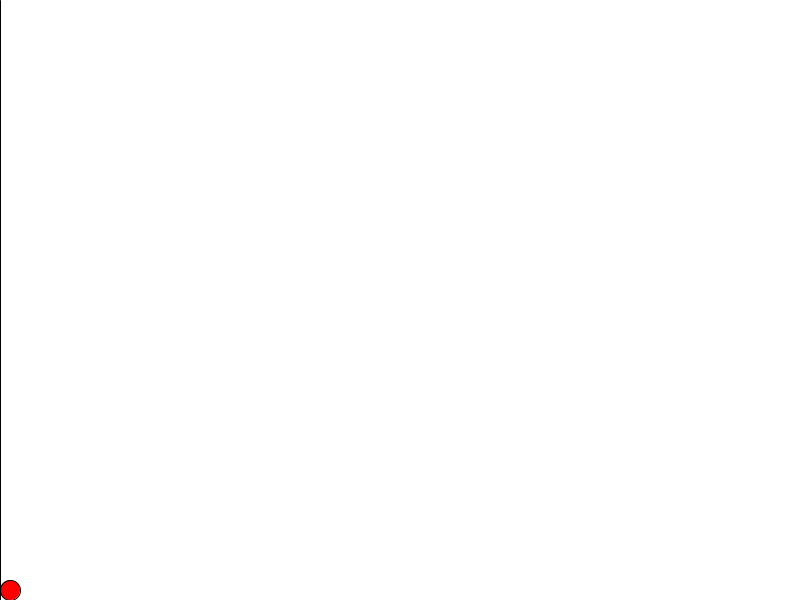
Frame 1 (no input)
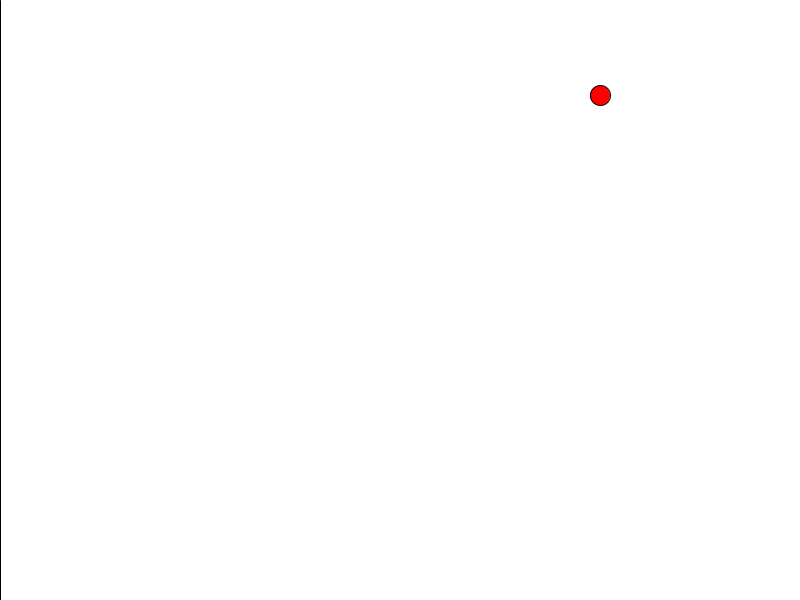
Frame 60 (the mouse pressed at the canvas centre just before this capture)
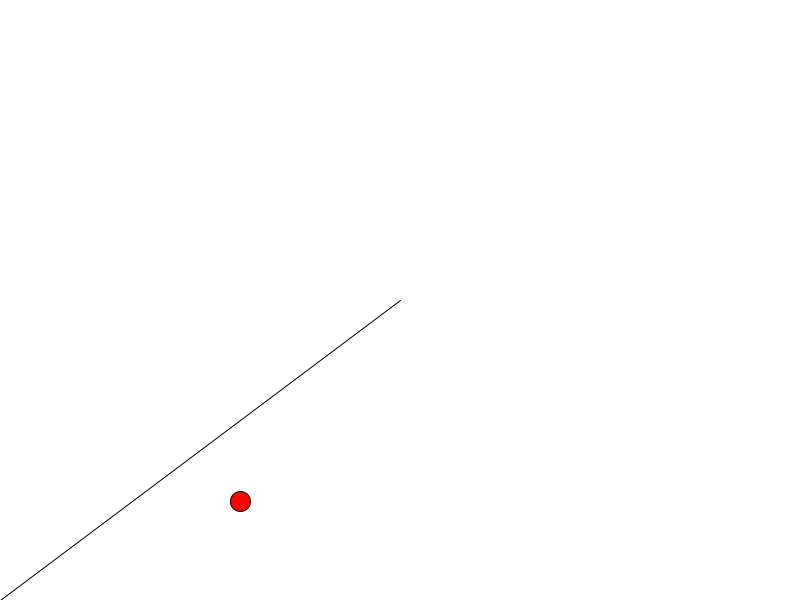
Frame 120 (the mouse held since frame 60 and released just before this capture)

The Processing sketch that drew these frames (run headless with seeded random() and noise(); from frame 60 on, the mouse is pressed at the canvas centre):

// Processing sketch: shot
// ── shot.pde
PVector p = new PVector(); //キャラクターの座標
PVector v = new PVector(); //キャラクターの速度
PVector a = new PVector(); //キャラクターの加速度
float k = 0.8; //反発係数
float r = 20; //ボールの半径

void setup() {
	size(800, 600); 
	p = new PVector(0, 0);
	v = new PVector(10, 10);
	a = new PVector(0, - 0.05);
}

void draw() {
	background(255);
	fill(255, 0, 0);
	
	v = PVector.add(v, a); //速度の更新
	p = PVector.add(p, v); //位置の更新
	ellipse(p.x, height - p.y, r, r); //y座標を通常の座標系に直してボールを描画
	
	//床との跳ね返り
	if (r / 2 > p.y) {
	v.y = (- 1) * v.y;
	p.y = r / 2;
	}
	//砲台
	line(0, height, mouseX, mouseY);
}

//マウスをクリックしたとき
void mousePressed() {
	//弾を発射しなおし
	p = new PVector(0, 0);
	v = new PVector(mouseX / 100,(height - mouseY) / 100);
}
